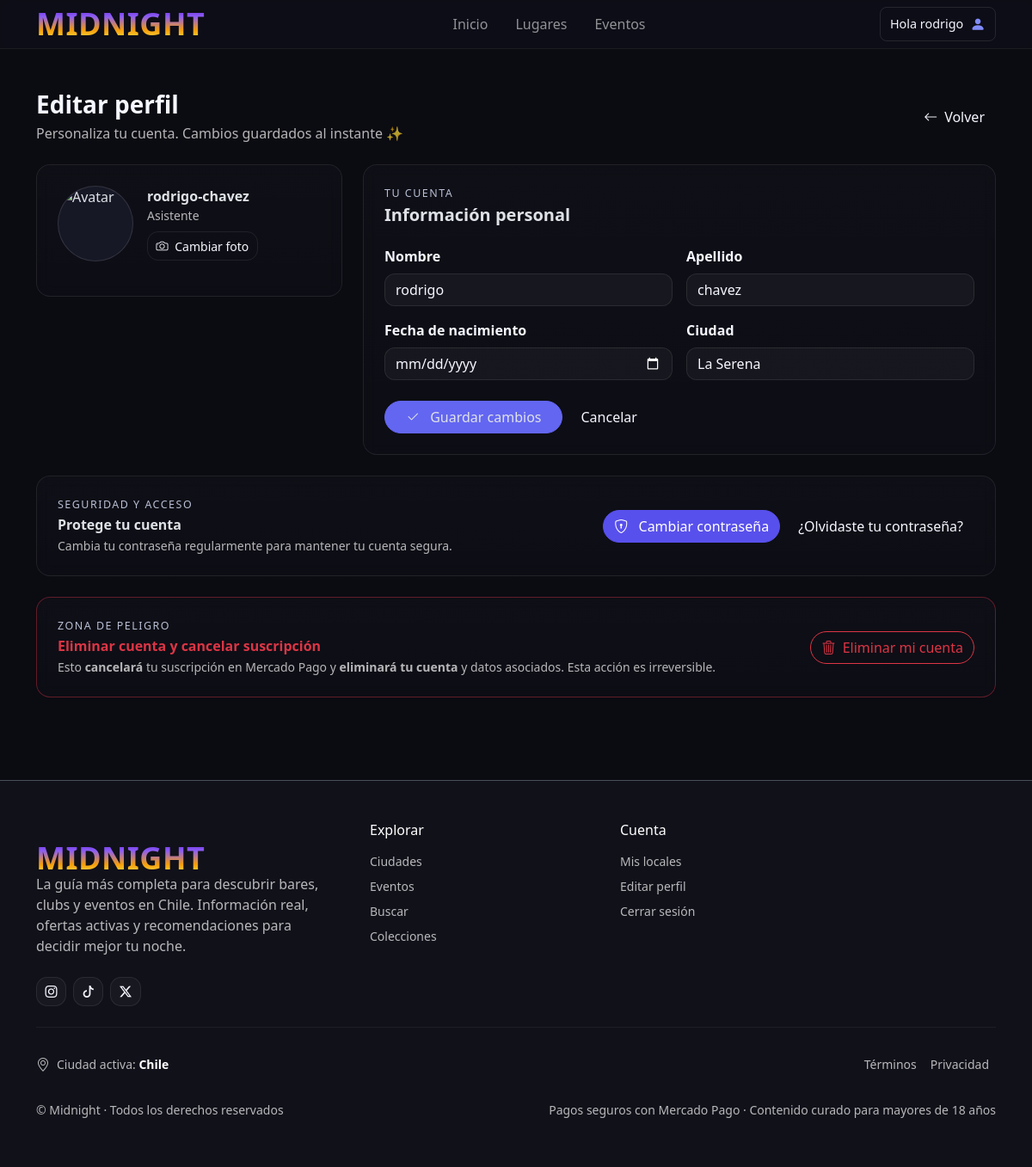
Before: /perfil/editar/ (signed in) with the older database file.
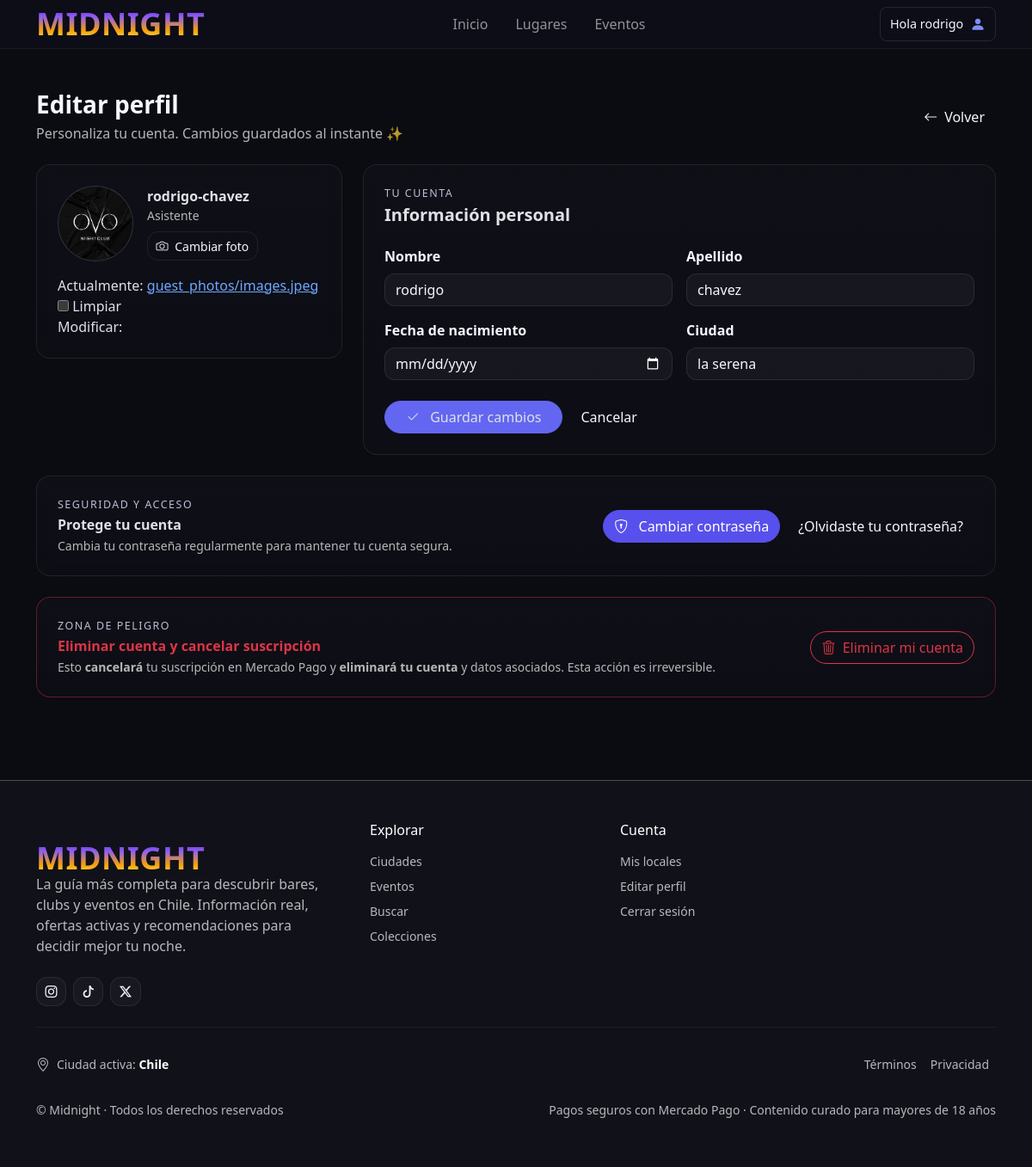
After: the same page with the newer database file.
### app/account/models.py (models this page shows, shortened)
class GuestProfile(models.Model):
    foto_personal = models.ImageField("Foto personal", upload_to="guest_photos/", blank=True, null=True)
    profile = models.OneToOneField(Profile, on_delete=models.CASCADE, related_name="guest")
    first_name = models.CharField("Nombre", max_length=80)
    last_name = models.CharField("Apellido", max_length=80)
    birth_date = models.DateField("Fecha de nacimiento", blank=True, null=True)
    city = models.CharField("Ciudad", max_length=100, blank=True)
    commune = models.ForeignKey(
        "places.Commune",              # ✅ app_label.ModelName (tu app se llama "places")
        on_delete=models.SET_NULL,
        null=True, blank=True,
        related_name="guests",
        verbose_name="Comuna de residencia",
    )
    created_at = models.DateTimeField(default=timezone.now)

### app/account/views.py (the view, shortened to what this page needs)
# urls.py: path("perfil/editar/", ProfileEditView.as_view(), name="profile_edit"),
class ProfileEditView(LoginRequiredMixin, UpdateView):
    template_name = "accounts/profile_edit.html"  # ver más abajo
    success_url = reverse_lazy("profile_edit")    # vuelve a la misma página
    def dispatch(self, request, *args, **kwargs):
        if not hasattr(request.user, "profile"):
            messages.error(request, "Tu perfil aún no está creado.")
            return redirect("home")
        return super().dispatch(request, *args, **kwargs)
    def get_object(self, queryset=None):
        profile: Profile = self.request.user.profile
        if profile.is_owner:
            obj, _ = OwnerProfile.objects.get_or_create(profile=profile)
            return obj
        obj, _ = GuestProfile.objects.get_or_create(
            profile=profile,
            defaults={"first_name": self.request.user.first_name or "",
                      "last_name": self.request.user.last_name or "",
                      "city": ""}
        )
        return obj
    def get_form_class(self):
        profile: Profile = self.request.user.profile
        return OwnerProfileUpdateForm if profile.is_owner else GuestProfileUpdateForm
    def get_context_data(self, **kwargs):
        ctx = super().get_context_data(**kwargs)
        prof: Profile = self.request.user.profile
        ctx["is_owner"] = prof.is_owner
        ctx["is_guest"] = prof.is_guest
        try:
            from app.places.models import Commune
            ctx["cities"] = list(Commune.objects.order_by("name").values_list("name", flat=True)[:300])
        except Exception:
            ctx["cities"] = []
        return ctx

### app/account/forms.py
class GuestProfileUpdateForm(forms.ModelForm):
    birth_date = forms.DateField(
        required=False,
        widget=forms.DateInput(attrs={"type": "date", "class": "form-control"}),
        label=_("Fecha de nacimiento")
    )
    class Meta:
        model = GuestProfile
        fields = ["foto_personal", "first_name", "last_name", "birth_date", "city"]
        widgets = {
            "foto_personal": forms.ClearableFileInput(attrs={"class": "form-control"}),
            "first_name":    forms.TextInput(attrs={"class": "form-control", "placeholder": "Tu nombre"}),
            "last_name":     forms.TextInput(attrs={"class": "form-control", "placeholder": "Tu apellido"}),
            "city":          forms.TextInput(attrs={"class": "form-control", "list": "cities", "placeholder": "Ciudad"}),
        }
        labels = {
            "foto_personal": _("Foto de perfil"),
            "first_name": _("Nombre"),
            "last_name": _("Apellido"),
            "city": _("Ciudad"),
        }

### app/account/models.py (called while the page is built)
    @property
    def is_owner(self):
        return self.role == "owner"

    @property
    def is_guest(self):
        return self.role == "guest"

### templates/accounts/profile_edit.html (shortened to what the changed rows need)
{% extends "base.html" %}
{% load static %}
{% block content %}
<section class="py-5">
  <div class="container">
    <div class="d-flex align-items-center justify-content-between mb-4">
      <div>
        <h1 class="h3 fw-bold mb-1">Editar perfil</h1>
      </div>
    </div>
    <form method="post" enctype="multipart/form-data">
      <div class="profile-shell row g-4">
        <div class="col-12 col-lg-4">
          <div class="card panel glass p-3 p-md-4">
            <div class="d-flex align-items-center gap-3">
              <div class="avatar-xl">
                {% if is_guest and form.instance.foto_personal %}
                  <img id="avatarPreview" src="{{ form.instance.foto_personal.url }}" alt="Avatar">
                {% else %}
                  <img id="avatarPreview" src="{% static 'img/placeholders/avatar.png' %}" alt="Avatar">
                {% endif %}
              </div>
              <div class="flex-fill">
              </div>
            </div>
            {% if is_guest %}
            <div class="mt-3">
              {{ form.foto_personal }}
            </div>
            {% endif %}
          </div>
        </div>
        <div class="col-12 col-lg-8">
          <div class="card panel glass p-3 p-md-4">
            {% if is_guest %}
            <div class="mb-4">
              <div class="eyebrow mb-1">Tu cuenta</div>
              <h2 class="h5 fw-bold mb-0">Información personal</h2>
            </div>
            <div class="row g-3">
              <div class="col-md-6">
                <label class="form-label">Nombre</label>
                {{ form.first_name }}
              </div>
              <div class="col-md-6">
                <label class="form-label">Apellido</label>
                {{ form.last_name }}
              </div>
              <div class="col-md-6">
                <label class="form-label">Fecha de nacimiento</label>
                {{ form.birth_date }}
              </div>
              <div class="col-md-6">
                <label class="form-label">Ciudad</label>
                {{ form.city }}
              </div>
            </div>
            {% endif %}
          </div>
        </div>
      </div>
    </form>
  </div>
</section>
{% endblock %}

Changed rows visible on the page:
changed GuestProfile "rodrigo": instance.foto_personal: picture added; city "La Serena" → "la serena"
Other visible differences:
form field foto_personal: (not shown) → "☐"
text now shown: "Actualmente: guest_photos/images.jpeg Limpiar Modificar:"
